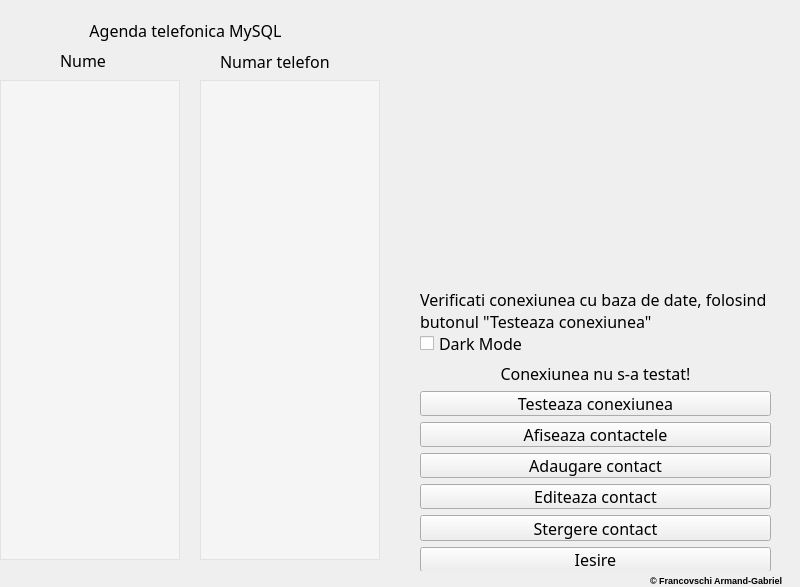
<?xml version="1.0" encoding="UTF-8"?>
<ui version="4.0">
 <class>MainWindow</class>
 <widget class="QMainWindow" name="MainWindow">
  <property name="geometry">
   <rect>
    <x>0</x>
    <y>0</y>
    <width>800</width>
    <height>587</height>
   </rect>
  </property>
  <property name="font">
   <font>
    <family>Comic Sans MS</family>
    <pointsize>12</pointsize>
   </font>
  </property>
  <property name="cursor">
   <cursorShape>ArrowCursor</cursorShape>
  </property>
  <property name="windowTitle">
   <string>Conection</string>
  </property>
  <widget class="QWidget" name="centralwidget">
   <property name="font">
    <font>
     <family>BankGothic Lt BT</family>
     <pointsize>12</pointsize>
    </font>
   </property>
   <widget class="QTextEdit" name="textEdit">
    <property name="geometry">
     <rect>
      <x>0</x>
      <y>80</y>
      <width>180</width>
      <height>480</height>
     </rect>
    </property>
    <property name="font">
     <font>
      <family>BankGothic Md BT</family>
      <pointsize>12</pointsize>
     </font>
    </property>
    <property name="styleSheet">
     <string notr="true">background-color: rgba(255, 255, 255, 100);</string>
    </property>
    <property name="autoFormatting">
     <set>QTextEdit::AutoAll</set>
    </property>
    <property name="readOnly">
     <bool>true</bool>
    </property>
   </widget>
   <widget class="QLabel" name="label">
    <property name="geometry">
     <rect>
      <x>60</x>
      <y>50</y>
      <width>51</width>
      <height>21</height>
     </rect>
    </property>
    <property name="font">
     <font>
      <family>BankGothic Lt BT</family>
      <pointsize>12</pointsize>
     </font>
    </property>
    <property name="text">
     <string>Nume</string>
    </property>
   </widget>
   <widget class="QLabel" name="label_2">
    <property name="geometry">
     <rect>
      <x>220</x>
      <y>50</y>
      <width>141</width>
      <height>23</height>
     </rect>
    </property>
    <property name="font">
     <font>
      <family>BankGothic Lt BT</family>
      <pointsize>12</pointsize>
     </font>
    </property>
    <property name="text">
     <string>Numar telefon</string>
    </property>
   </widget>
   <widget class="QLabel" name="label_3">
    <property name="geometry">
     <rect>
      <x>420</x>
      <y>280</y>
      <width>351</width>
      <height>61</height>
     </rect>
    </property>
    <property name="font">
     <font>
      <family>BankGothic Lt BT</family>
      <pointsize>12</pointsize>
     </font>
    </property>
    <property name="text">
     <string>Verificati conexiunea cu baza de date, folosind butonul &quot;Testeaza conexiunea&quot;</string>
    </property>
    <property name="wordWrap">
     <bool>true</bool>
    </property>
   </widget>
   <widget class="QWidget" name="layoutWidget">
    <property name="geometry">
     <rect>
      <x>420</x>
      <y>330</y>
      <width>351</width>
      <height>241</height>
     </rect>
    </property>
    <layout class="QGridLayout" name="gridLayout">
     <item row="9" column="0">
      <widget class="QPushButton" name="pushButton_4">
       <property name="text">
        <string>Iesire</string>
       </property>
      </widget>
     </item>
     <item row="4" column="0">
      <widget class="QPushButton" name="pushButton_2">
       <property name="text">
        <string>Afiseaza contactele</string>
       </property>
      </widget>
     </item>
     <item row="3" column="0">
      <widget class="QPushButton" name="pushButton">
       <property name="text">
        <string>Testeaza conexiunea</string>
       </property>
       <property name="checkable">
        <bool>false</bool>
       </property>
      </widget>
     </item>
     <item row="0" column="0">
      <widget class="QCheckBox" name="checkBox">
       <property name="text">
        <string>Dark Mode</string>
       </property>
      </widget>
     </item>
     <item row="5" column="0">
      <widget class="QPushButton" name="pushButton_3">
       <property name="text">
        <string>Adaugare contact</string>
       </property>
      </widget>
     </item>
     <item row="7" column="0">
      <widget class="QPushButton" name="pushButton_5">
       <property name="text">
        <string>Stergere contact</string>
       </property>
       <property name="checkable">
        <bool>false</bool>
       </property>
      </widget>
     </item>
     <item row="1" column="0">
      <widget class="QLabel" name="test_con">
       <property name="text">
        <string>Conexiunea nu s-a testat!</string>
       </property>
       <property name="alignment">
        <set>Qt::AlignCenter</set>
       </property>
      </widget>
     </item>
     <item row="6" column="0">
      <widget class="QPushButton" name="pushButton_6">
       <property name="text">
        <string>Editeaza contact</string>
       </property>
      </widget>
     </item>
    </layout>
    <zorder>pushButton_2</zorder>
    <zorder>pushButton_3</zorder>
    <zorder>pushButton</zorder>
    <zorder>pushButton_4</zorder>
    <zorder>pushButton_5</zorder>
    <zorder>test_con</zorder>
    <zorder>checkBox</zorder>
    <zorder>pushButton_6</zorder>
   </widget>
   <widget class="QLabel" name="label_4">
    <property name="geometry">
     <rect>
      <x>0</x>
      <y>0</y>
      <width>371</width>
      <height>61</height>
     </rect>
    </property>
    <property name="font">
     <font>
      <family>BankGothic Md BT</family>
      <pointsize>12</pointsize>
     </font>
    </property>
    <property name="layoutDirection">
     <enum>Qt::LeftToRight</enum>
    </property>
    <property name="frameShape">
     <enum>QFrame::NoFrame</enum>
    </property>
    <property name="text">
     <string>Agenda telefonica MySQL</string>
    </property>
    <property name="alignment">
     <set>Qt::AlignCenter</set>
    </property>
   </widget>
   <widget class="QLabel" name="label_pic">
    <property name="geometry">
     <rect>
      <x>430</x>
      <y>10</y>
      <width>350</width>
      <height>250</height>
     </rect>
    </property>
    <property name="text">
     <string/>
    </property>
   </widget>
   <widget class="QLabel" name="label_5">
    <property name="geometry">
     <rect>
      <x>650</x>
      <y>570</y>
      <width>301</width>
      <height>21</height>
     </rect>
    </property>
    <property name="font">
     <font>
      <family>Arial</family>
      <pointsize>7</pointsize>
      <weight>75</weight>
      <bold>true</bold>
     </font>
    </property>
    <property name="text">
     <string>© Francovschi Armand-Gabriel</string>
    </property>
   </widget>
   <widget class="QTextEdit" name="textEdit_2">
    <property name="geometry">
     <rect>
      <x>200</x>
      <y>80</y>
      <width>180</width>
      <height>480</height>
     </rect>
    </property>
    <property name="font">
     <font>
      <family>BankGothic Md BT</family>
      <pointsize>12</pointsize>
     </font>
    </property>
    <property name="styleSheet">
     <string notr="true">background-color: rgba(255, 255, 255, 100);</string>
    </property>
    <property name="autoFormatting">
     <set>QTextEdit::AutoAll</set>
    </property>
    <property name="readOnly">
     <bool>true</bool>
    </property>
    <property name="textInteractionFlags">
     <set>Qt::NoTextInteraction</set>
    </property>
   </widget>
   <widget class="QLabel" name="background">
    <property name="geometry">
     <rect>
      <x>0</x>
      <y>0</y>
      <width>800</width>
      <height>600</height>
     </rect>
    </property>
    <property name="text">
     <string/>
    </property>
   </widget>
   <zorder>background</zorder>
   <zorder>textEdit</zorder>
   <zorder>label_2</zorder>
   <zorder>label</zorder>
   <zorder>label_3</zorder>
   <zorder>layoutWidget</zorder>
   <zorder>label_4</zorder>
   <zorder>label_pic</zorder>
   <zorder>label_5</zorder>
   <zorder>textEdit_2</zorder>
  </widget>
 </widget>
 <resources/>
 <connections/>
</ui>
